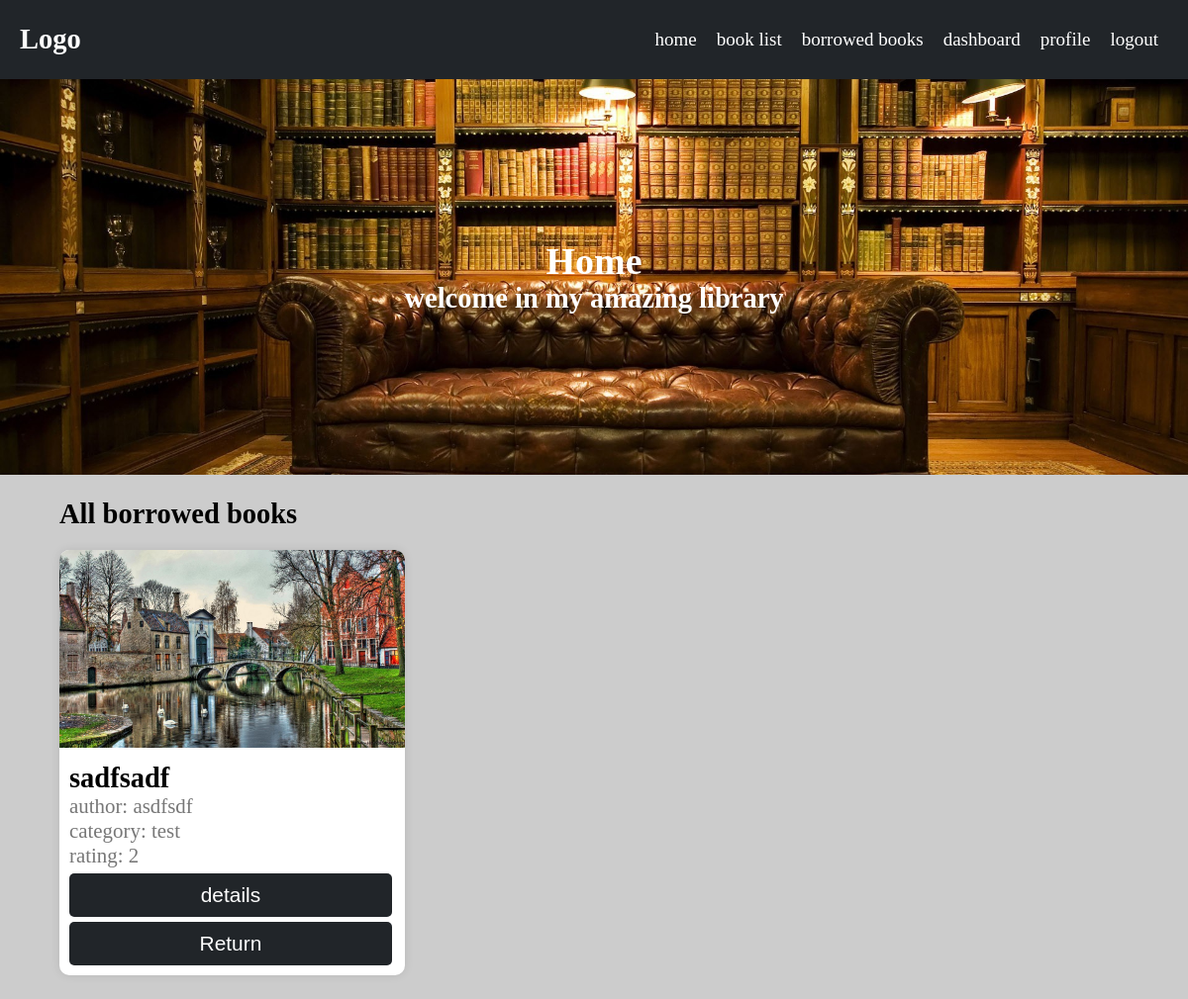
Before: /books/borrowed/ (signed in) with the older database file.
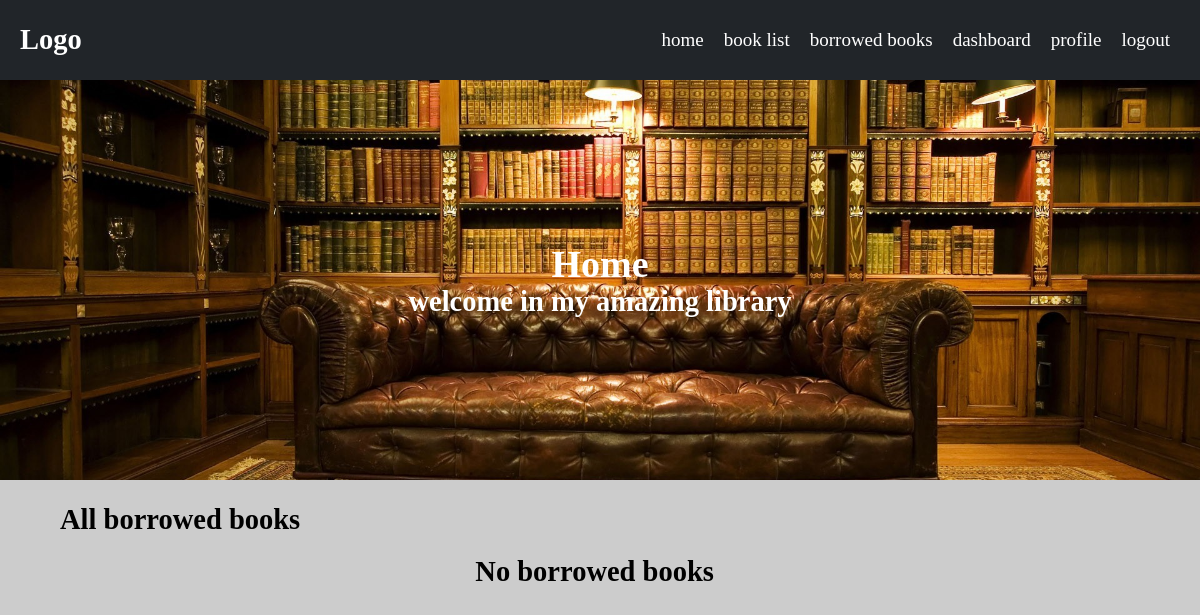
After: the same page with the newer database file.
### books/models.py (models this page shows, shortened)
class Book(BasicModel):
    uploaded_by = models.ForeignKey(User, on_delete=models.CASCADE, related_name='books')
    category = models.ForeignKey(Category, on_delete=models.CASCADE, related_name='books')
    viewers = models.ManyToManyField(User, through=Viewers, related_name='viewed_books')
    title = models.CharField(max_length=100)
    author = models.CharField(max_length=100)
    price = models.DecimalField(max_digits=10, decimal_places=2)
    description = models.TextField()
    borrower = models.ForeignKey(User, on_delete=models.SET_NULL, related_name='borrowed_books', null=True, blank=True)
    objects = BookManager()
    @property
    def rating(self):
        return self.ratings.aggregate(avg_rating=Avg('rating'))['avg_rating'] or '~'
    class Meta:
        verbose_name = 'Book'
        verbose_name_plural = 'Books'

class BookImage(BasicModel):
    image = models.ImageField(upload_to=book_cover_path, null=True, blank=True)
    book = models.OneToOneField(Book, on_delete=models.CASCADE, related_name='image', null=True, blank=True)
    class Meta:
        verbose_name = 'Book Image'
        verbose_name_plural = 'Book Images'
    @property
    def url(self):
        return self.image.url

### categories/models.py (models this page shows, shortened)
class Category(BasicModel):
    title = models.CharField(max_length=100)
    user = models.ForeignKey(User, on_delete=models.SET_NULL, related_name='categories',null=True, blank=True)
    class Meta:
        verbose_name = 'Category'
        verbose_name_plural = 'Categories'
    def __str__(self):
        return self.title

### books/views.py (the view)
# urls.py: path('borrowed/', views.BorrowedBookListView.as_view(), name='borrowed_books'),
class BorrowedBookListView(UserPassesTestMixin, ListView):
    queryset = Book.objects.active()
    template_name = 'books/borrowed_books_list.html'
    def test_func(self):
        cond = self.request.user.is_authenticated
        if not cond:
            messages.add_message(self.request, messages.ERROR, 'You need to login to view borrowed books')
        return cond
    def get_queryset(self):
        return self.queryset.get_borrowed_by_user(self.request.user)

### books/models.py (called while the page is built)
    def get_borrowed_by_user(self, user):
        return self.filter(borrower=user)

### ratings/models.py (called while the page is built)
    def get_queryset(self):
        return RatingQuerySet(self.model, using=self._db)

### templates/books/borrowed_books_list.html (shortened to what this page needs)
{% extends 'base.html' %}
{% load static %}
{% load custom_filters %}
{% block content %}
<div class="container">
    <div class="w-100">
        <h2 class="text-left">All borrowed books</h2>
    </div>
    <div class="row" id="borrowed_book_list">
        {% if object_list|length == 0 %}
            <div class="col-12">
                    <h2 class="text-center">No borrowed books</h2>
            </div>
        {% else %}
            {% for book in object_list %}
            <div class="col-xs-12 col-sm-6 col-md-4 col-lg-3">
                <div class="card">
                    <img src={{book.image.url}} alt="book image">
                    <div class="card-body">
                        <h2 class="card-title">{{book.title}}</h2>
                        <span>author: {{book.author}}</span>
                        <span>category: {{book.category}}</span>
                        <span>rating: {{book.rating}}</span>
                        <div class="row w-100">
                            <div class="col-12 text-center">
                                <button class="btn-6 btn-dark" onclick="urlRedirect(`{% url 'book_details' book.slug %}`)">
                                    details
                                </button>
                                <button class="btn-6 btn-dark" onclick="urlRedirect('{% url 'return_book' book.slug %}')">Return</button>
                            </div>
                        </div>
                    </div>
                </div>
            </div>
            {% endfor %}
        {% endif %}
    </div>
</div>
{% endblock %}

Changed rows visible on the page:
removed Book: image (picture), title "sadfsadf", author "asdfsdf", category "test", rating "2"
Other visible differences:
text now shown: "No borrowed books"
